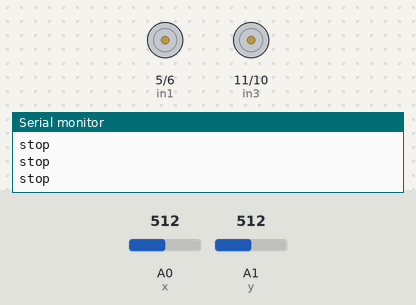
Bench run of a sketch on a simulated Arduino Uno, built with avr-gcc and run on an emulated ATmega328P. Parts: motor-driver pin pairs drawn as motors (green arrow = first pin HIGH = forward, orange = second pin HIGH = backward, longer = more drive), the last lines printed to the serial monitor. The test bench sets the inputs (shaded band); at power-on: A0 (x) = 512, A1 (y) = 512.

Above: at 1.2 s.
1.3 s: A0 (x) set to 784
4.3 s: A0 (x) set to 818
At 4.6 s:
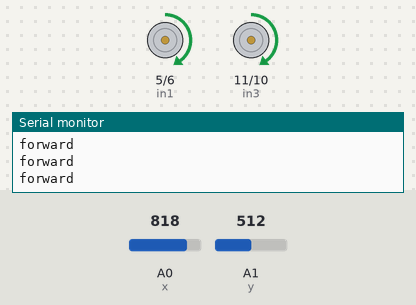
5.8 s: A0 (x) set to 190
At 7.1 s:
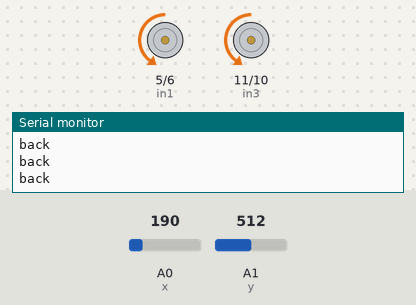
Timing chart, 0 to 8.8 s (numbered marks = the images above; inputs shaded):
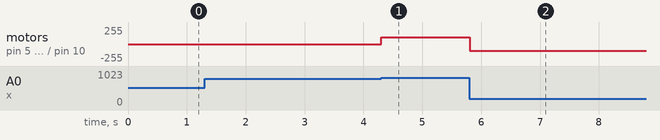

Measured:
- the behaviour switches between 799 and 800 on A0 (x) (found by bisection; images 0 and 1)
- after the input at 4.3 s, motor on pin 5 (in1) / pin 6 (in2), motor on pin 11 (in3) / pin 10 (in4): stopped → forward 100/255 at once
- after the input at 5.8 s, motor on pin 5 (in1) / pin 6 (in2), motor on pin 11 (in3) / pin 10 (in4): forward 100/255 → backward 100/255 at once

The sketch:

Joystick_Arduino_car.ino
```cpp
#define x A0
#define y A1

const int in1 = 5;
const int in2 = 6;
const int in3 = 11;
const int in4 = 10;
const int sv = 100;

void setup() {
  Serial.begin(9600);
}

void loop() {
  int X = analogRead(x);
  int Y = analogRead(y);
//
//  Serial.print(X);
//  Serial.print("\t");
//  Serial.println(Y);

  if (X >= 800) {
    forward();
  } else if (X <= 200) {
    back();
  } else if (Y >= 800) {
    right();
  } else if (Y <= 200) {
    left();
  } else {
    Stop();
  }
}


void forward() {
  analogWrite(in1, sv);
  analogWrite(in2, 0);
  analogWrite(in3, sv);
  analogWrite(in4, 0);
  Serial.println("forward");
}

void back() {

  analogWrite(in1, 0);
  analogWrite(in2, sv);
  analogWrite(in3, 0);
  analogWrite(in4, sv);
  Serial.println("back");
}

void left() {
  analogWrite(in1, 0);
  analogWrite(in2, sv);
  analogWrite(in3, sv);
  analogWrite(in4, 0);
  Serial.println("left");
}

void right() {
  analogWrite(in1, sv);
  analogWrite(in2, 0);
  analogWrite(in3, 0);
  analogWrite(in4, sv);
  Serial.println("right");
}
void Stop() {
  analogWrite(in1, 0);
  analogWrite(in2, 0);
  analogWrite(in3, 0);
  analogWrite(in4, 0);
  Serial.println("stop");
}
```

hello.cpp
```cpp

```

pir.cpp
```cpp
/*
 * Credits to all sources on Google and Youtube, acting as reference to this code below. This code is not
 * TechValer's own creation. TechValer has referred to different projects and websites to
 * find an easy code for beginners to get started with PIR sensor and Arduino.
 * TechValer does not claim this code to be its own. TechValer is greatly thankful for original
 * creaters of this code and also all others who acted as reference.
 */

/*
 *  About TechValer
 *
 *  What comes to mind when you think of tech...hmm, were sure youre thinking of iPhone,
 *  Alexa, Boston Dynamics robotic dog etc., at least thats what we would have thought of.
 *  Our point here is, when you look inside this tech...youll find weird boards with
 *  components attached to it. This stuff is electronics and we at Techvaler deeply appreciate
 *  this piece of tech. As the name suggests, we are Tech Enthusiasts who know the Worth and
 *  Potential of these amazing tech stuff! So, check out our website techvaler.com and
 *  Youtube Channel: Techcafe to find out more.
 */

/*
 * Thanks to Drona Automations Pvt.Ltd for Sponsoring this project!
 */

int Buzz= 8; // Define Bizzer pin
int LED= 13; // Define LED pin
int PIR= 3; // Define PIR pin
int val= 0; // Initializing the value as zero at the beginning

void setup() {

pinMode(Buzz, OUTPUT);
pinMode(LED, OUTPUT);
pinMode(PIR, INPUT);
Serial.begin(9600);
}

void loop() {

val = digitalRead(PIR); // The value read from PIR pin 3 will be assigned to 'val'
if(val == HIGH){
  digitalWrite(LED, HIGH); // Turn LED ON
  digitalWrite(Buzz, HIGH); // Turn Buzzer ON
  Serial.println("Movement Detected"); // Print this text in Serial Monitor
}
else
{
  digitalWrite(LED, LOW);
  digitalWrite(Buzz, LOW);
  Serial.println("Movement not Detected");
}
}
```
